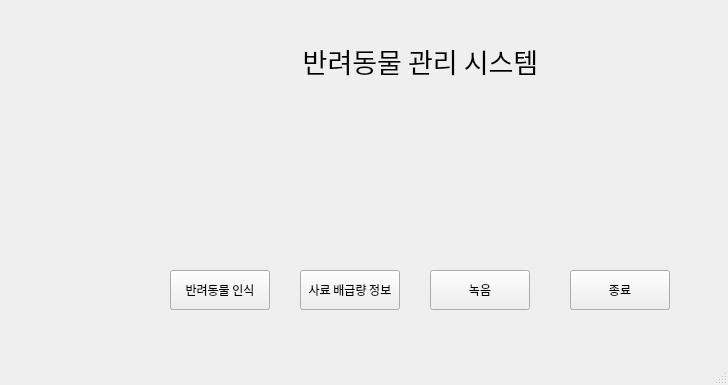
<?xml version="1.0" encoding="UTF-8"?>
<ui version="4.0">
 <class>MainWindow</class>
 <widget class="QMainWindow" name="MainWindow">
  <property name="geometry">
   <rect>
    <x>0</x>
    <y>0</y>
    <width>728</width>
    <height>385</height>
   </rect>
  </property>
  <property name="windowTitle">
   <string>MainWindow</string>
  </property>
  <widget class="QWidget" name="centralwidget">
   <widget class="QPushButton" name="OnAir">
    <property name="geometry">
     <rect>
      <x>170</x>
      <y>270</y>
      <width>100</width>
      <height>40</height>
     </rect>
    </property>
    <property name="font">
     <font>
      <family>맑은 고딕</family>
     </font>
    </property>
    <property name="text">
     <string>반려동물 인식</string>
    </property>
   </widget>
   <widget class="QPushButton" name="DogInfo">
    <property name="geometry">
     <rect>
      <x>300</x>
      <y>270</y>
      <width>100</width>
      <height>40</height>
     </rect>
    </property>
    <property name="font">
     <font>
      <family>맑은 고딕</family>
     </font>
    </property>
    <property name="text">
     <string>사료 배급량 정보</string>
    </property>
   </widget>
   <widget class="QLabel" name="label">
    <property name="geometry">
     <rect>
      <x>270</x>
      <y>30</y>
      <width>301</width>
      <height>61</height>
     </rect>
    </property>
    <property name="font">
     <font>
      <family>맑은 고딕</family>
      <pointsize>20</pointsize>
     </font>
    </property>
    <property name="text">
     <string>반려동물 관리 시스템</string>
    </property>
    <property name="alignment">
     <set>Qt::AlignCenter</set>
    </property>
   </widget>
   <widget class="QPushButton" name="Exit">
    <property name="geometry">
     <rect>
      <x>570</x>
      <y>270</y>
      <width>100</width>
      <height>40</height>
     </rect>
    </property>
    <property name="font">
     <font>
      <family>맑은 고딕</family>
     </font>
    </property>
    <property name="text">
     <string>종료</string>
    </property>
   </widget>
   <widget class="QPushButton" name="Record">
    <property name="geometry">
     <rect>
      <x>430</x>
      <y>270</y>
      <width>100</width>
      <height>40</height>
     </rect>
    </property>
    <property name="font">
     <font>
      <family>맑은 고딕</family>
     </font>
    </property>
    <property name="text">
     <string>녹음</string>
    </property>
   </widget>
  </widget>
  <widget class="QMenuBar" name="menubar">
   <property name="geometry">
    <rect>
     <x>0</x>
     <y>0</y>
     <width>728</width>
     <height>22</height>
    </rect>
   </property>
  </widget>
  <widget class="QStatusBar" name="statusbar"/>
 </widget>
 <resources/>
 <connections/>
</ui>
